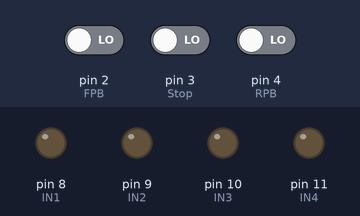
Recording of a sketch running on a simulated Arduino Uno, built with avr-gcc and run on an emulated ATmega328P. Parts: output pins drawn as LEDs (lit = HIGH). Inputs (shaded band) come from the test bench; at power-on: pin 2 (FPB) LOW, pin 3 (Stop) LOW, pin 4 (RPB) LOW.

Above: at 1.2 s.
1.3 s: pin 2 (FPB) driven HIGH
At 1.44 s:
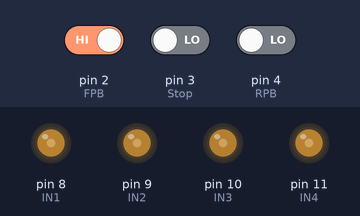
4.3 s: pin 2 (FPB) driven LOW and pin 3 (Stop) driven HIGH
At 5.2 s:
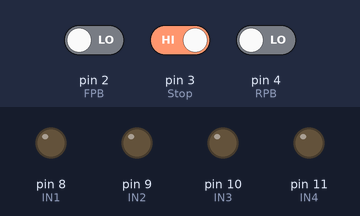
5.8 s: pin 4 (RPB) driven HIGH
At 5.98 s:
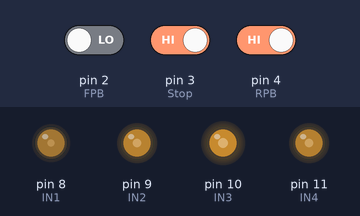
8.8 s: pin 4 (RPB) driven LOW
At 9.8 s:
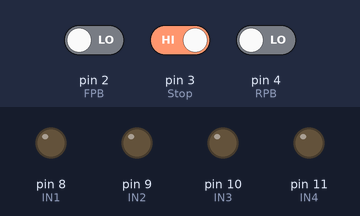
10.3 s: pin 2 (FPB) driven HIGH
At 10.52 s:
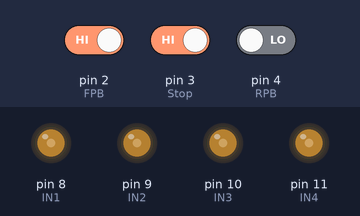
Timing chart, 0 to 14.3 s (numbered marks = the images above; inputs shaded):
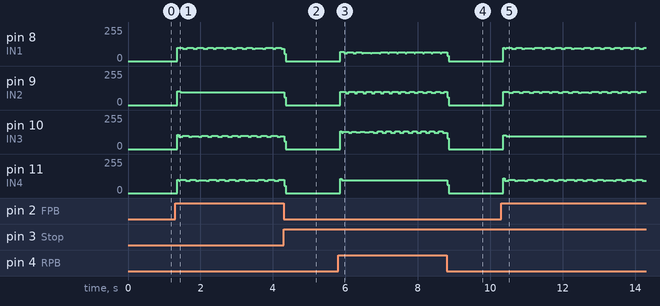

The sketch:

BangNutBam.ino
```cpp
/* #18
=================================================================================================================
Channel M&E Automation:https://bit.ly/3uz3Bt8
Vui lòng đăng ký kênh https://bit.ly/34a2of1 cảm ơn các bạn rất nhiều!
Danh sách phát Arduino : https://bit.ly/34BUDlU
=================================================================================================================
*/
int IN1= 8;
int IN2= 9;
int IN3= 10;
int IN4= 11;

int FPB  =2; // forward push button
int Stop=3; //Stop push button
int RPB =4; // Reverse push button

int Step = 0;
int Status = 3;
//===============================================================================================================
void setup()
{

pinMode(FPB,INPUT);
pinMode(Stop,INPUT);
pinMode(RPB,INPUT);

pinMode(IN1, OUTPUT);
pinMode(IN2, OUTPUT);
pinMode(IN3, OUTPUT);
pinMode(IN4, OUTPUT);

}
//===============================================================================================================
void loop()
{

  if(digitalRead(FPB) == HIGH)
     Status =1;

  else if(digitalRead(RPB) == HIGH )
     Status  = 2;

  else if(digitalRead(Stop) == HIGH)
    Status =3;

 if(Status ==1)
    Forward_Reverse(true);

 else if(Status ==2)
    Forward_Reverse(false);

 else
 {digitalWrite(IN1, LOW);
  digitalWrite(IN2, LOW);
  digitalWrite(IN3, LOW);
  digitalWrite(IN4, LOW);}

if(Step>7)
   Step=0;
 delay(1);
}
//===============================================================================================================
void Forward_Reverse (bool dir)
{
    if(dir){
    switch(Step){
  case 0:
  digitalWrite(IN1, HIGH);
  digitalWrite(IN2, LOW);
  digitalWrite(IN3, LOW);
  digitalWrite(IN4, LOW);
  break;
  case 1:
  digitalWrite(IN1, HIGH);
  digitalWrite(IN2, HIGH);
  digitalWrite(IN3, LOW);
  digitalWrite(IN4, LOW);
  break;
  case 2:
  digitalWrite(IN1, LOW);
  digitalWrite(IN2, HIGH);
  digitalWrite(IN3, LOW);
  digitalWrite(IN4, LOW);
  break;
  case 3:
  digitalWrite(IN1, LOW);
  digitalWrite(IN2, HIGH);
  digitalWrite(IN3, HIGH);
  digitalWrite(IN4, LOW);
  break;
  case 4:
  digitalWrite(IN1, LOW);
  digitalWrite(IN2, LOW);
  digitalWrite(IN3, HIGH);
  digitalWrite(IN4, LOW);
  break;
  case 5:
  digitalWrite(IN1, LOW);
  digitalWrite(IN2, LOW);
  digitalWrite(IN3, HIGH);
  digitalWrite(IN4, HIGH);
  break;
  case 6:
  digitalWrite(IN1, LOW);
  digitalWrite(IN2, LOW);
  digitalWrite(IN3, LOW);
  digitalWrite(IN4, HIGH);
  break;
  case 7:
  digitalWrite(IN1, HIGH);
  digitalWrite(IN2, LOW);
  digitalWrite(IN3, LOW);
  digitalWrite(IN4, HIGH);
  break;
}
  }

  else{
    switch(Step){
  case 0:
  digitalWrite(IN1, HIGH);
  digitalWrite(IN2, LOW);
  digitalWrite(IN3, LOW);
  digitalWrite(IN4, HIGH);
  break;
  case 1:
  digitalWrite(IN1, LOW);
  digitalWrite(IN2, LOW);
  digitalWrite(IN3, LOW);
  digitalWrite(IN4, HIGH);
  break;
  case 2:
  digitalWrite(IN1, LOW);
  digitalWrite(IN2, LOW);
  digitalWrite(IN3, HIGH);
  digitalWrite(IN4, HIGH);
  break;
  case 3:
  digitalWrite(IN1, LOW);
  digitalWrite(IN2, LOW);
  digitalWrite(IN3, HIGH);
  digitalWrite(IN4, LOW);
 break;
 case 4:
  digitalWrite(IN1, LOW);
  digitalWrite(IN2, LOW);
  digitalWrite(IN3, HIGH);
  digitalWrite(IN4, LOW);
  break;
  case 5:
  digitalWrite(IN1, LOW);
  digitalWrite(IN2, HIGH);
  digitalWrite(IN3, HIGH);
  digitalWrite(IN4, LOW);
  break;
  case 6:
  digitalWrite(IN1, LOW);
  digitalWrite(IN2, HIGH);
  digitalWrite(IN3, LOW);
  digitalWrite(IN4, LOW);
  break;
 case 7:
  digitalWrite(IN1, HIGH);
  digitalWrite(IN2, HIGH);
  digitalWrite(IN3, LOW);
  digitalWrite(IN4, LOW);
  break;
  case 8:
  digitalWrite(IN1, HIGH);
  digitalWrite(IN2, LOW);
  digitalWrite(IN3, LOW);
  digitalWrite(IN4, LOW);
  break;

}
  }
Step++;

}
//=============================================== END =========================================================
```

Measured:
- after the input at 1.3 s, pin 8 (IN1): ramps from 91/255 to 99/255 and jumps back, once every 0.28 s; pin 9 (IN2): 0/255 → 104/255 after 0.06 s, → 95/255 0.08 s later
- after the input at 4.3 s, pin 9 (IN2): 95/255 → 0/255 at once
- after the input at 5.8 s, pin 11 (IN4): 0/255 → 94/255 after 0.06 s
- after the input at 8.8 s, pin 11 (IN4): 94/255 → 0/255 at once
- after the input at 10.3 s, pin 9 (IN2): ramps from 91/255 to 99/255 and jumps back, once every 0.28 s; pin 10 (IN3): 0/255 → 104/255 after 0.06 s, → 95/255 0.08 s later
